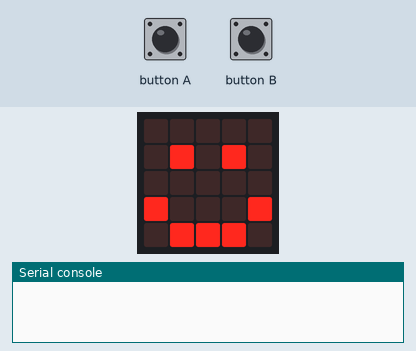
The program below on a simulated BBC micro:bit running MicroPython. Parts: the board's 5×5 LED display, the last lines printed to the serial console. Inputs (shaded band) come from the test bench.

Above: at 0.62 s.
At 1.12 s:
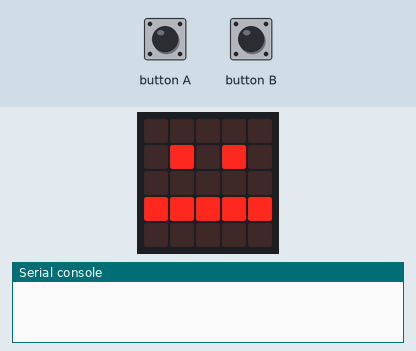
1.3 s: button A pressed for 0.9 s
At 1.65 s:
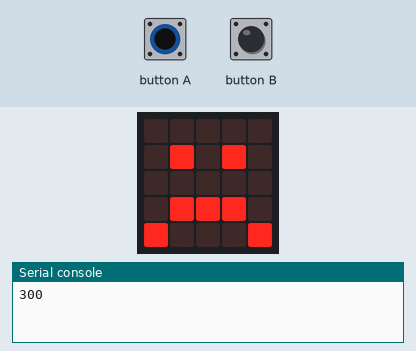
Timing chart, 0 to 4.3 s (numbered marks = the images above; inputs shaded):
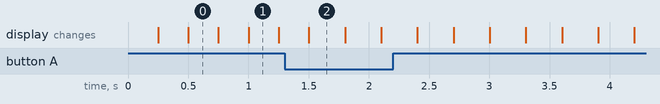

The program:

caritas_v1.py
```python
# Imports go at the top
from microbit import *

retardo = 250
# Code in a 'while True:' loop repeats forever
while True:
    if button_a.is_pressed():
        retardo += 50
        print(retardo)
    if button_b.is_pressed() and retardo>0:
        retardo -= 50
        print(retardo)
    display.show(Image('00000:'
                       '09090:'
                       '00000:'
                       '09990:'
                       '90009'))
    sleep(retardo)
    display.show(Image('00000:'
                       '09090:'
                       '00000:'
                       '99999:'
                       '00000'))
    sleep(retardo)
    display.show(Image('00000:'
                       '09090:'
                       '00000:'
                       '90009:'
                       '09990'))
    sleep(retardo)
    
```
